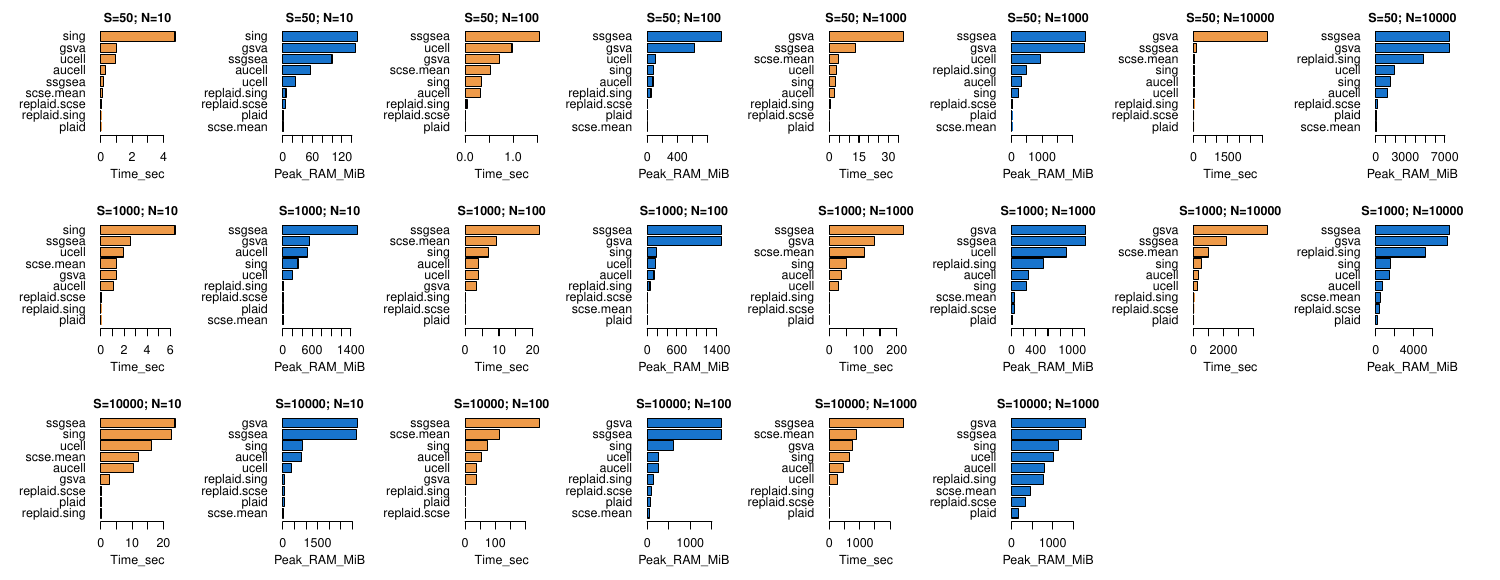

Recreate this plot in R.
library(playbase)
library(Seurat)
library(SeuratData)
library(peakRAM)

source("~/Playground/playbase/dev/include.R", chdir=TRUE)
source("functions.R")

#InstallData("pbmc3k")
data("pbmc3k.final")
pbmc3k.final <- UpdateSeuratObject(pbmc3k.final)
Idents(pbmc3k.final) <- pbmc3k.final$seurat_annotations

##----------------------------------------------------
## Computation vs. geneset collection size
##----------------------------------------------------

X <- pbmc3k.final[['RNA']]@data
dim(X)

matG <- playdata::GSETxGENE
rownames(matG) <- gsub("[/.]","_",rownames(matG))
dim(matG)

gg <- intersect(rownames(X),colnames(matG))
X <- X[gg,]
matG <- matG[,gg]
dim(matG)

dim(X)
XL <- do.call(cbind, rep(list(X), 10))
XL <- do.call(cbind, rep(list(XL), 5))
dim(XL)
#xlist <- list( X[,1:10], X[,1:100], X[,1:1000], XL[,1:10000])
#xlist <- list( X[,1:10], X[,1:100], X[,1:1000])
xlist <- list( XL[,1:10000])
sapply(xlist, ncol)
remove(XL)

gmt <- mat2gmt(t(matG))
gmt.list <- list(
  #hallmark = gmt[grep("HALLMARK",names(gmt))],
  #gobp = gmt[head(grep("GO_BP",names(gmt)),1000)],
  gmt = head(gmt,10000)
##  gmt = gmt
)
sapply(gmt.list, length)

timings <- c()
timings <- read.csv(file="benchmark-P14s.csv",row.names=1)

m=2;k=1
for(k in 1:length(gmt.list)) {
  for(m in 1:length(xlist)) {
    gmt1 <- gmt.list[[k]]
    X1 <- xlist[[m]]
    colnames(X1) <- paste(1:ncol(X1),"_",colnames(X1))
    names(gmt1) <- paste0("geneset_",1:length(gmt1))
    message("----------------------")
    message("num.gsets = ", length(gmt1))
    message("num.samples = ", ncol(X1))
    res1 <- run.methods(X1, gmt1)
    tt <- res1$timings
    tt$Total_RAM_Used_MiB <- NULL
    tt <- cbind(tt, nsets=length(gmt1), nrow=nrow(X1), ncol=ncol(X1))
    timings <- rbind(timings, tt)
    write.csv(timings, file="benchmark-P14s.csv")
  }
}
timings


if(0) {

  timings <- read.csv(file="benchmark-P14s.csv", row.names=1)
  timings

  sel.methods <- c("sing","gsva","ssgsea", ## "cor",
    "scse.mean", "aucell", "ucell",
    "replaid.scse","replaid.sing","plaid")
  timings <- timings[timings$Function_Call %in% sel.methods,]

    
  pdf("benchmark-P14s.pdf",w=15,h=5.8,pointsize=13)
  nsets <- unique(timings$nsets)
  nsamples <- unique(timings$ncol)
  nc <- length(nsamples)
  nr <- 3
  par(mfrow=c(nr,2*nc), mar=c(4,5,2,2.5), mgp=c(2.2,1,0),
      oma=c(0,2,0,1))
  for(k in nsets) {
    for(m in nsamples) {
      sel <- which(timings$nsets==k & timings$ncol==m)
      ##sel <- sel[rev(order(timings$Function_Call[sel]))]
      if(length(sel)==0) next
      tt <- timings$Elapsed_Time_sec[sel]
      ##tt <- log10(tt)
      names(tt) <- timings$Function_Call[sel]
      barplot(sort(tt), xlab="Time_sec", las=1,
        cex.names=1, horiz=TRUE, col="tan2")
      title(paste0("S=",k,"; N=",m),line=0.4, cex.main=1)      
      mb <- timings$Peak_RAM_Used_MiB[sel]
      names(mb) <- timings$Function_Call[sel]      
      barplot(sort(mb), xlab="Peak_RAM_MiB", las=1,
        cex.names=1, horiz=TRUE, col="dodgerblue3")      
      title(paste0("S=",k,"; N=",m),line=0.4, cex.main=1)      
    }
  }
  dev.off()
  
}
